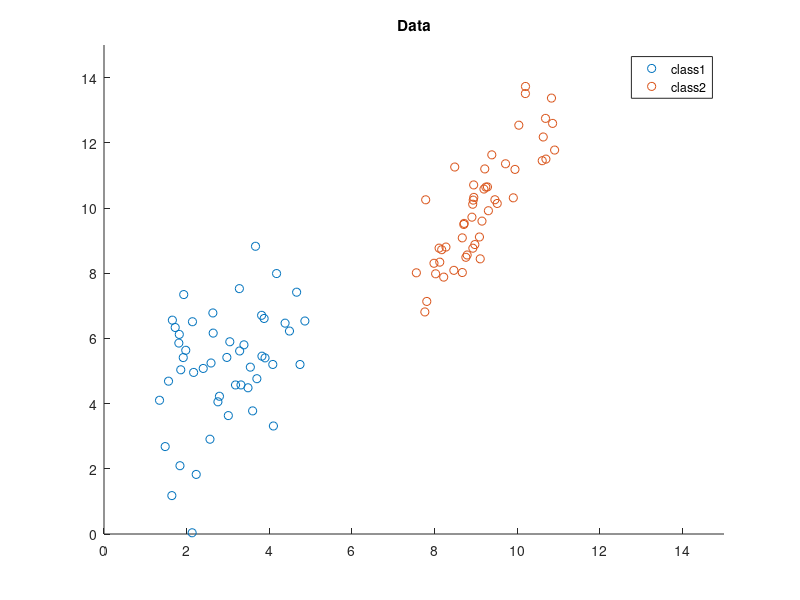

MATLAB code to generate this figure: (Note: this script raises an error after producing the figure.)
%% Generating Data
close all;
clear,clc;
% Generating Class1
mu=[3,5];
sigma=[1,0.5;0.5,3];
class1=mvnrnd(mu,sigma,50);

figure(1);
scatter(class1(:,1),class1(:,2),'r+');
hold on;
title('Data');
axis([0 15 0 15])
% Generating Class2
mu=[9,10];
sigma=[1,1.5;1.5,3];
class2=mvnrnd(mu,sigma,50);
scatter(class2(:,1),class2(:,2),'g+');
legend('class1','class2');

%% Getting a model
learning_rate=2;
initial_guess=[0 0 0];
[model_On,times_ON]=On_Line_Perceptron(class1,class2,learning_rate,initial_guess);
[model_Batch,times_Batch]=Batch_Perceptron(class1,class2,learning_rate,initial_guess);
[model_LS]=Least_Square(class1,class2);

%% Testing Step
mu=[3,5];
sigma=[1,0.5;0.5,3];
test1=mvnrnd(mu,sigma,50);

mu=[9,10];
sigma=[1,1.5;1.5,3];
test2=mvnrnd(mu,sigma,50);

figure(2);
scatter(test1(:,1),test1(:,2),'r+');
hold on;
title('testing data');
axis([0 15 0 15]);
scatter(test2(:,1),test2(:,2),'g+');
mis_On=TestofModel(test1,test2,model_On);
mis_Batch=TestofModel(test1,test2,model_Batch);
mis_LS=TestofModel(test1,test2,model_LS);

%% Draw the decision Boundary
x=0:0.1:15;

%Draw the model of On-Line Perceptron
y=(-model_On(3)-x*model_On(1))/model_On(2);
plot(x,y);

%Draw the model of On-Line Perceptron
y=(-model_Batch(3)-x*model_Batch(1))/model_Batch(2);
plot(x,y);

%Draw the model of On-Line Perceptron
y=(-model_LS(3)-x*model_LS(1))/model_LS(2);
plot(x,y);

%Add the description
legend('class1','class2','On-line','Batch','LS');
    
